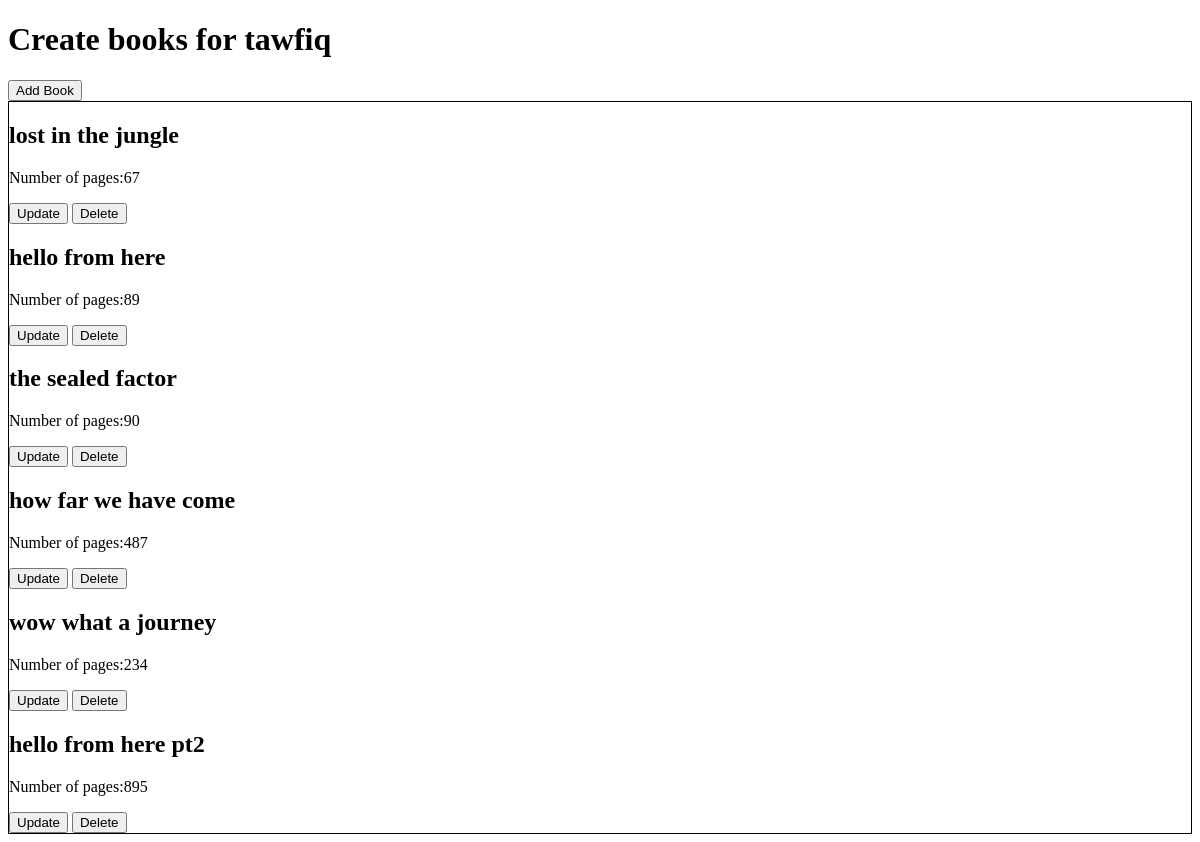
The app's page /1/, older data.
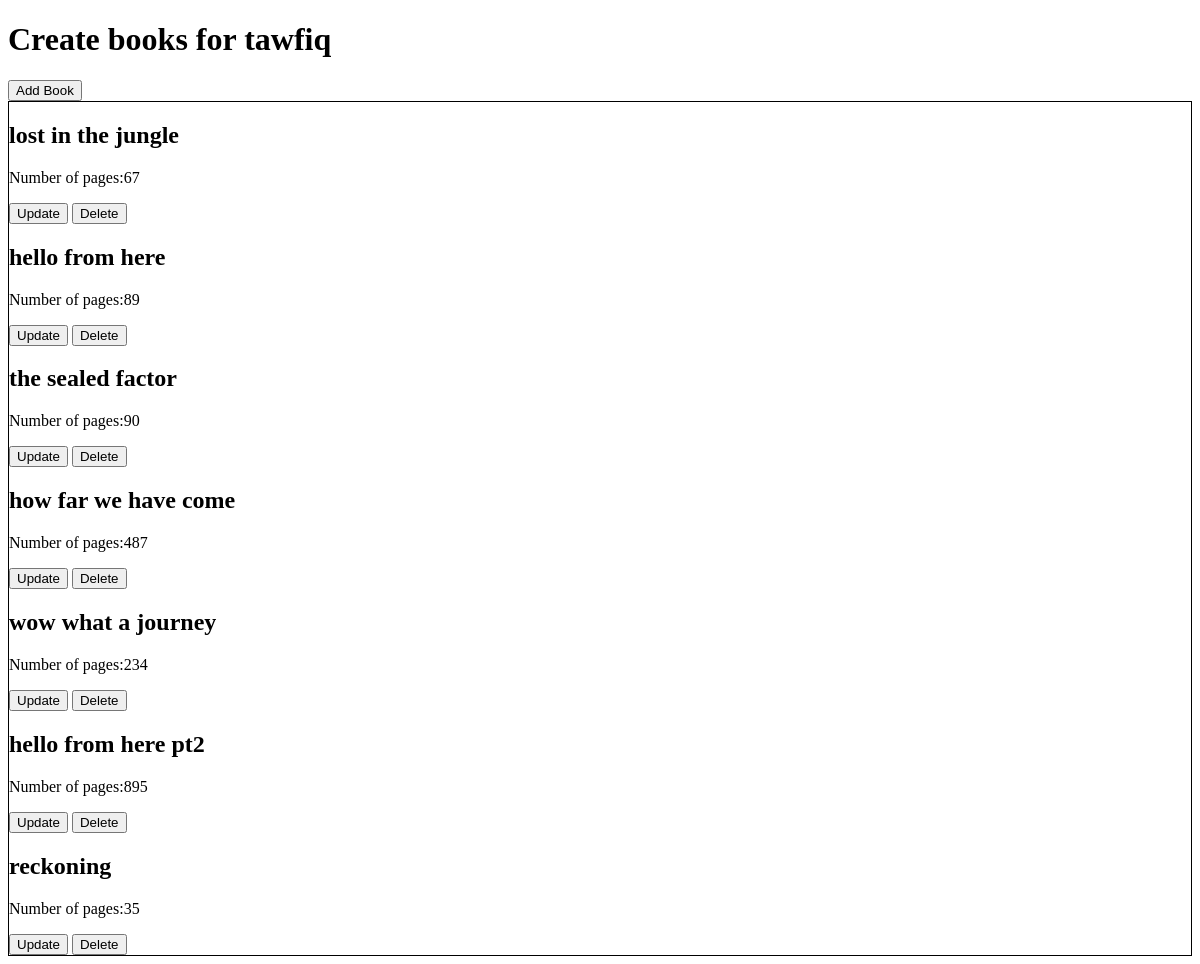
The same page, newer data.
### books/models.py (models this page shows, shortened)
class Author(models.Model):
    name = models.CharField(max_length=50)

class Book(models.Model):
    author = models.ForeignKey(Author, on_delete=models.CASCADE)
    title = models.CharField(max_length=100)
    number_of_pages = models.PositiveIntegerField(default=1)

### books/views.py (the view, shortened to what this page needs)
# urls.py: path('<pk>/',create_book,name="create-book"),
def create_book(request,pk):
    author = Author.objects.get(pk=pk)
    form = BookForm(request.POST or None)
    books = Book.objects.filter(author=author)
    context = {
        "form":form,
        "author":author,
        "books":books
    }
    return render(request,"create_book.html",context)

### templates/create_book.html (shortened to what this page needs)
{% extends 'base.html' %}
{% block content %}
<h1>Create books for {{ author.name }}</h1>
<button type="button" hx-get="{% url 'book-form' %}" hx-target="#bookforms" hx-swap="beforeend">
    Add Book
</button>
<div id="bookforms" style='border:1px solid black'>
    {% for book in books %}
    {% include 'partials/book_detail.html' %}
    {% endfor %}
</div>
{% endblock %}

### templates/base.html (shortened to what this page needs)
<!DOCTYPE html>
<html lang="en">
<head>
</head>
<body>
    {% block content %}
    {% endblock  %}
</body>
</html>

### templates/partials/book_detail.html
{% extends '../base.html' %}
{% block content %}
<div hx-target="this" hx-swap="outerHTML">
    <h2>{{book.title}}</h2>
    <p>Number of pages:{{book.number_of_pages}}</p>
    <button hx-get="{% url 'update-book' book.id %}">Update</button>
    <button hx-post="{% url 'delete-book' book.id %}">Delete</button>
</div>
{% endblock content %}

Row changes from the older to the newer data that the page shows:
added Book: title "reckoning", number_of_pages "35"
